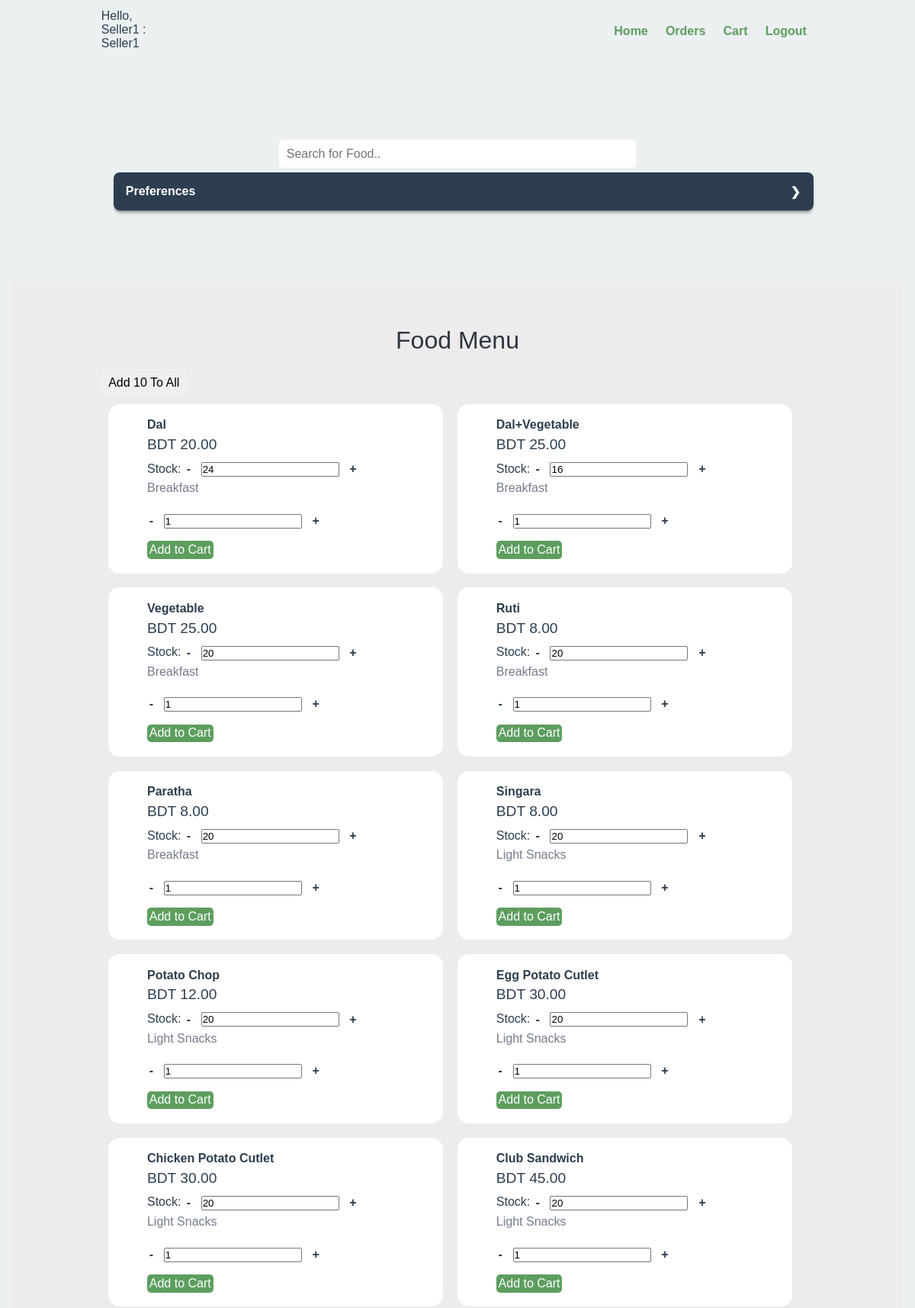
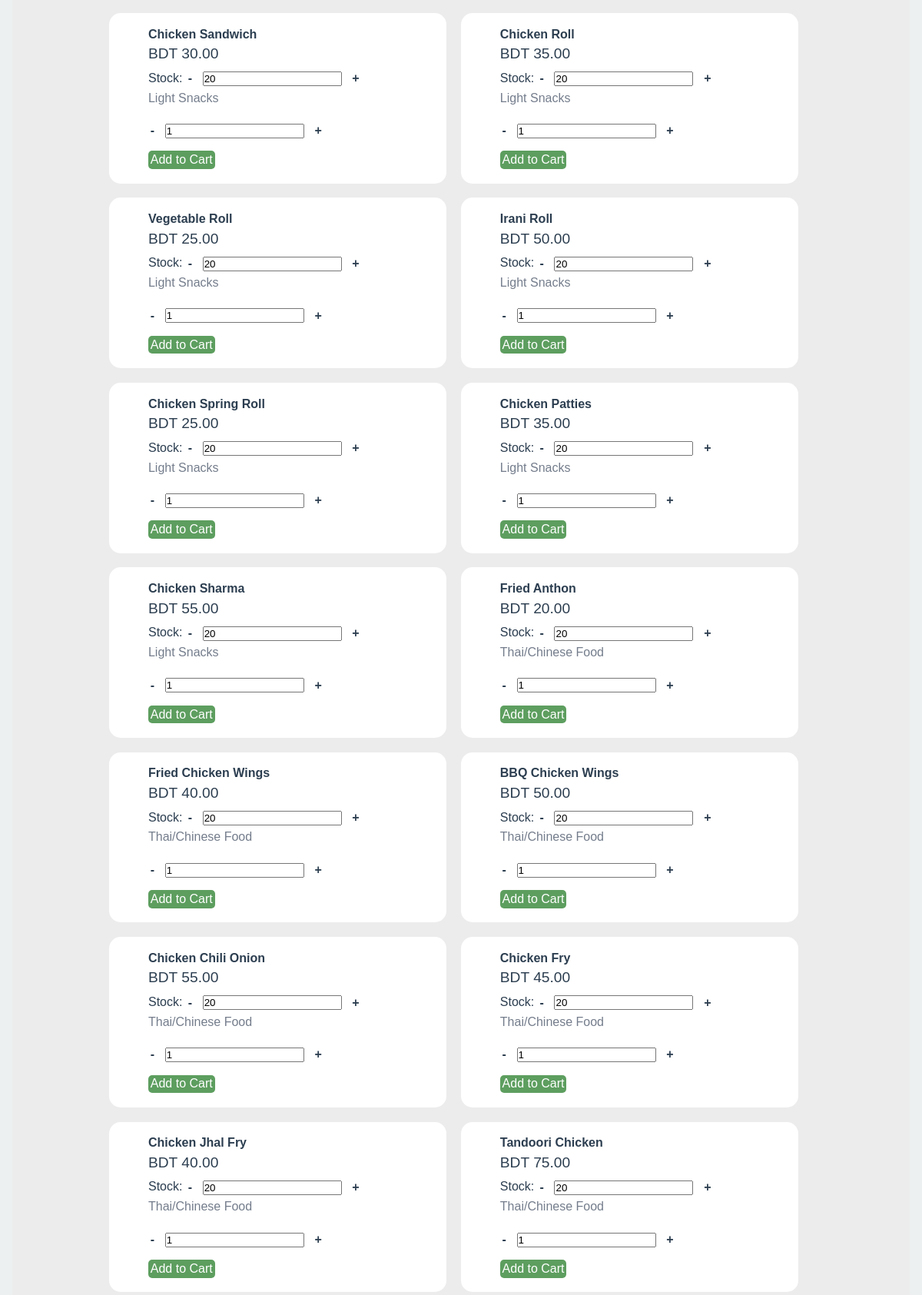
Page /index.php (signed in, upper part) on the committed database (2 pictures, top to bottom).
### tables this page shows
CREATE TABLE `food_items` (
  `id` int(11) NOT NULL,
  `name` varchar(30) NOT NULL,
  `price` int(11) NOT NULL,
  `stock` int(11) DEFAULT NULL,
  `food_type_id` int(11) DEFAULT NULL
);

### config/constants.php (called while the page is built, shortened)
<?php
    $conn = mysqli_connect(LOCALHOST, DB_USERNAME, DB_PASSWORD) or die(mysqli_error());
    $food_type = retFoodTypes($conn);
function retFoodTypes($conn){
    $sql = "SELECT food_type from food_type";
    $res = mysqli_query($conn, $sql);
    $count = mysqli_num_rows($res);
    $arr = array();
    if($count>0)
    {
        while($row=mysqli_fetch_assoc($res))
        {
            array_push($arr,$row['food_type']);
        }
    }
    return $arr;
}
function masterFoodQuery($conn,$dietArr=array(),$budget=null,$search=null,$categoryFilter=null,$sort=null){
    $dietFlag = !empty($dietArr);
    $budgetFlag = !is_null($budget);
    $searchFlag =!is_null($search);
    $categoryFlag =!is_null($categoryFilter);
    $prevFlag = false;
    $retString = "SELECT * FROM food_items WHERE ";
    if($dietFlag||$budgetFlag||$searchFlag||$categoryFlag){
        if($dietFlag){
            $retString .= makeDietFilter($conn,$dietArr);
            $prevFlag = true;
        }
        if($prevFlag){
            $retString.=" and ";
            $prevFlag = false;
        }
        if($budgetFlag){
            $retString.=" food_items.price<=(";
            $retString.=budgetCalc($budget);
            $retString.=")";
            $prevFlag = true;
        }
        if($prevFlag){
            $retString.=" and ";
            $prevFlag = false;
        }
        if($searchFlag){
            $retString.="food_items.name like '%$search%'";
            $prevFlag = true;
        }
        if($prevFlag){
            $retString.=" and ";
            $prevFlag = false;
        }
        if($categoryFlag){
            $retString.="food_items.food_type_id=$categoryFilter";
        }
        if(andIsLast($retString)==0){
            $retString = preg_replace('/\W\w+\s*(\W*)$/', '$1', $retString);
        }
    }else{
        $retString.="1";
    }
    $retString .= sortQuery($sort);
    return $retString;
}
function sortQuery($sort){
    $str ="";
    switch($sort){
        default:
            $str = "";
    }
    return $str;
}
?>

### index.php (the view, shortened to what this page needs)
    <?php include('partials-front/menu.php');
    ?>
    <section class="food-search text-center">
        <div class="container">
                <input id=search type="search" name="search" placeholder="Search for Food.." onchange="renderFilter()">
                <br>
<div class="row">
  <div class="col">
    <div class="tabs">
      <div class="tab">
        <label class="tab-label" for="chck1">
          <?php
          if($_SESSION['type_id']!=5){
            echo "Preferences";
          }else{
            echo "Filter";
          }
          ?></label>
      </div>
    </div>
  </div>
        </div>
    </section>
    <section class="food-menu">
        <div class="container">
            <h2 class="text-center">Food Menu</h2>
            <button class='btn' onclick='addStock(10)'>Add 10 To All</button>
<div id=ajax-clear>
            <?php
                $sql = masterFoodQuery($conn);
                $res=mysqli_query($conn, $sql);
                $count = mysqli_num_rows($res);
                if($count>0)
                {
                    while($row=mysqli_fetch_assoc($res))
                    {
                        $id = $row['id'];
                        $name = $row['name'];
                        $category = $food_type[$row['food_type_id']-1];
                        $price = $row['price'];
                        $stock = $row['stock'];
                        ?>
                        <div class="food-menu-box">
                            <div class="food-menu-desc">
                                <h4><?php echo $name; ?></h4>
                                <p class="food-price">BDT <?php echo $price; ?>.00</p>
                                <?php if($_SESSION['type_id']!=4){?>
                                <p>Stock: <?php echo $stock;?></p>
                                <?php }else{?>
                                  <span>Stock: </span>
                                  <span class="btn btn-sm btn-secondary btn-minus"><b>-</b></span>
                                        <input onchange='changeStock(<?php echo $id;?>,this.value)'type="number" name="stock" class="stock" value=<?php echo $stock;?> min="0">
                                        <span class="btn btn-sm btn-secondary btn-plus"><b>+</b></span>
                                  <?php }?>
                                <p class="food-detail">
                                    <?php echo $category; ?>
                                </p>
                                <br>
                                <div class="d-flex jusctify-content-center col-md-12">
                                    <div class="qty-div">
                                        <span class="btn btn-sm btn-secondary btn-minus"><b>-</b></span>
                                        <input type="number" name="qty" class="qty" value="1" min="1">
                                        <span class="btn btn-sm btn-secondary btn-plus"><b>+</b></span>
                                    </div>
                                    <button class="btn btn-primary btn-block btn-sm col-sm-4 add_to_cart" type="button" value=<?php echo $id?>>Add to Cart</button>
                                </div>
                            </div>
                        </div>
                        <?php
                    }
                }
                else
                {
                    echo "<div class='error'>Food not found.</div>";
                }
            ?>
            </div>
        </div>
    </section>
    <?php include('partials-front/footer.php'); ?>

### css/style.css (style rules this page uses)
* { margin: 0 0; padding: 0 0; font-family: Arial, Helvetica, sans-serif; }
.container { width: 80%; margin: 0 auto; padding: 1%; }
.text-center { text-align: center; }
.btn { padding: 1%; border: none; font-size: 1rem; border-radius: 5px; }
.btn-primary { background-color: #5d9e5f; color: white; cursor: pointer; }
h2 { color: #2f3542; font-size: 2rem; margin-bottom: 2%; }
.food-search { background-size: cover; background-repeat: no-repeat; background-position: center; padding: 7% 0; }
.food-search input[type="search"] { width: 50%; padding: 1%; font-size: 1rem; border: none; border-radius: 5px; }
.food-menu { background-color: #ececec; padding: 4% 0; }
.food-menu-box { width: 43%; margin: 1%; padding: 2%; float: left; background-color: white; border-radius: 15px; }
.food-menu-desc { width: 70%; float: left; margin-left: 8%; }
.food-price { font-size: 1.2rem; margin: 2% 0; }
.food-detail { font-size: 1rem; color: #747d8c; }

### index.php (style rules this page uses)
.qty-div { margin: 0 0 10 0; }
input { margin: 0.4rem; }
body { color: #2c3e50; background: #ecf0f1; padding: 0 1em 1em; }
h2 { margin: 0 0 0.5em; font-weight: normal; }
.row { display: flex; }
.row .col { flex: 1; }
.row .col:last-child { margin-left: 1em; }
.tabs { border-radius: 8px; overflow: hidden; box-shadow: 0 4px 4px -2px rgba(0, 0, 0, 0.5); }
.tab { width: 100%; color: white; overflow: hidden; }
.tab-label { display: flex; justify-content: space-between; padding: 1em; background: #2c3e50; font-weight: bold; cursor: pointer; }
.tab-label::after { content: "❯"; width: 1em; height: 1em; text-align: center; transition: all 0.35s; }

### partials-front/menu.php (style rules this page uses)
input[type="number"] { -moz-appearance: textfield; appearance: textfield; }
.btn-minus,.btn-plus { cursor:pointer; -webkit-touch-callout: none; -webkit-user-select: none; -khtml-user-select: none; -moz-user-select: none; -ms-user-select: none; user-select: none; }

### rows in the picture
food_items: name "Dal", price "20", stock "24", food_type "Breakfast"
food_items: name "Dal+Vegetable", price "25", stock "16", food_type "Breakfast", $id 2 (drawn)
food_items: name "Vegetable", price "25", stock "20", food_type "Breakfast", $id 3 (drawn)
food_items: name "Ruti", price "8", stock "20", food_type "Breakfast", $id 4 (drawn)
food_items: name "Paratha", price "8", stock "20", food_type "Breakfast", $id 5 (drawn)
food_items: name "Singara", price "8", stock "20", food_type "Light Snacks", $id 6 (drawn)
food_items: name "Potato Chop", price "12", stock "20", food_type "Light Snacks", $id 7 (drawn)
food_items: name "Egg Potato Cutlet", price "30", stock "20", food_type "Light Snacks", $id 8 (drawn)
food_items: name "Chicken Potato Cutlet", price "30", stock "20", food_type "Light Snacks", $id 9 (drawn)
food_items: name "Club Sandwich", price "45", stock "20", food_type "Light Snacks", $id 10 (drawn)
food_items: name "Chicken Sandwich", price "30", stock "20", food_type "Light Snacks", $id 11 (drawn)
food_items: name "Chicken Roll", price "35", stock "20", food_type "Light Snacks", $id 12 (drawn)
food_items: name "Vegetable Roll", price "25", stock "20", food_type "Light Snacks", $id 13 (drawn)
food_items: name "Irani Roll", price "50", stock "20", food_type "Light Snacks", $id 14 (drawn)
food_items: name "Chicken Spring Roll", price "25", stock "20", food_type "Light Snacks", $id 15 (drawn)
food_items: name "Chicken Patties", price "35", stock "20", food_type "Light Snacks", $id 16 (drawn)
food_items: name "Chicken Sharma", price "55", stock "20", food_type "Light Snacks", $id 17 (drawn)
food_items: name "Fried Anthon", price "20", stock "20", food_type "Thai/Chinese Food", $id 18 (drawn)
food_items: name "Fried Chicken Wings", price "40", stock "20", food_type "Thai/Chinese Food", $id 19 (drawn)
food_items: name "BBQ Chicken Wings", price "50", stock "20", food_type "Thai/Chinese Food"
food_items: name "Chicken Chili Onion", price "55", stock "20", food_type "Thai/Chinese Food", $id 21 (drawn)
food_items: name "Chicken Fry", price "45", stock "20", food_type "Thai/Chinese Food", $id 22 (drawn)
food_items: name "Chicken Jhal Fry", price "40", stock "20", food_type "Thai/Chinese Food", $id 23 (drawn)
food_items: name "Tandoori Chicken", price "75", stock "20", food_type "Thai/Chinese Food", $id 24 (drawn)

### other values in the picture
$name "Seller1"
$id "Seller1"
